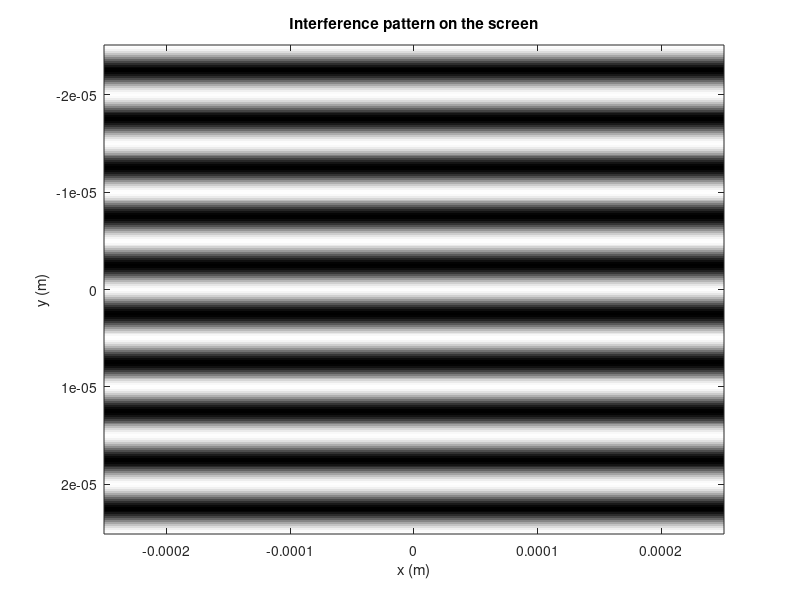

Write the MATLAB code that produced this figure.
% Clear the output window and supress any warning statements
clc
warning('off', 'all');
%-----------------------------------------------------------------------------
% Program starts from here
%-----------------------------------------------------------------------------

disp("This program is a simulation of Young double slit experiment by Rajesh Kumar Das(I17PH015)")
pause(1)

%-----------------------------------------------------------------------------
% Take inputs form the user (wavelength, slit width and distance from the screen)
%-----------------------------------------------------------------------------

l = input('Enter wavelength of the light (in nm): ');
l = l * 10^(-9); %Convert nm to m
d = input('Enter slit width (in mm): ');
d = d * 10^(-3); %Convert mm to m
D = input('Enter the distance from the screen (in m): ');

%-----------------------------------------------------------------------------
% Determing the x and y limit for the graph  
%-----------------------------------------------------------------------------

ylimit = 5*l*D/d; % y-axis limit
xlimit = 10*ylimit; % x-axis limit
xn = 250; % number of points along x-axis
yn = 250; % number of points along y-axis
xScreen = linspace(-xlimit,xlimit,xn);
yScreen = linspace(-ylimit,ylimit,yn);

%-----------------------------------------------------------------------------
% Determing the value of individual point
%-----------------------------------------------------------------------------

for i = 1:yn
    for j = 1:xn
        % Distance from the bottom slit
        L1 = sqrt(xScreen(j)^2 + (yScreen(i)-d/2)^2 + D^2);
        % Distance from the top slit
        L2 = sqrt(xScreen(j)^2 + (yScreen(i)+d/2)^2 + D^2); 
        % Calculate the phase difference from the path difference
        Phi = 2*pi*(L2-L1)/l;
        % Let's assume intensity of both the lights to be the same
        Intensity(i,j) = 4*cos(Phi/2)^2;
    end
end

%-----------------------------------------------------------------------------
% Plotting the output 
%-----------------------------------------------------------------------------

% Number of gray levels to use
NGrayLevels = 255;
% Rescale intensity to adjust max with white color
IntenGray = (Intensity/4.0)*NGrayLevels;
% Plot the image
image(xScreen,yScreen,IntenGray);
colormap(gray(NGrayLevels));
xlabel('x (m)');
ylabel('y (m)');
title('Interference pattern on the screen');